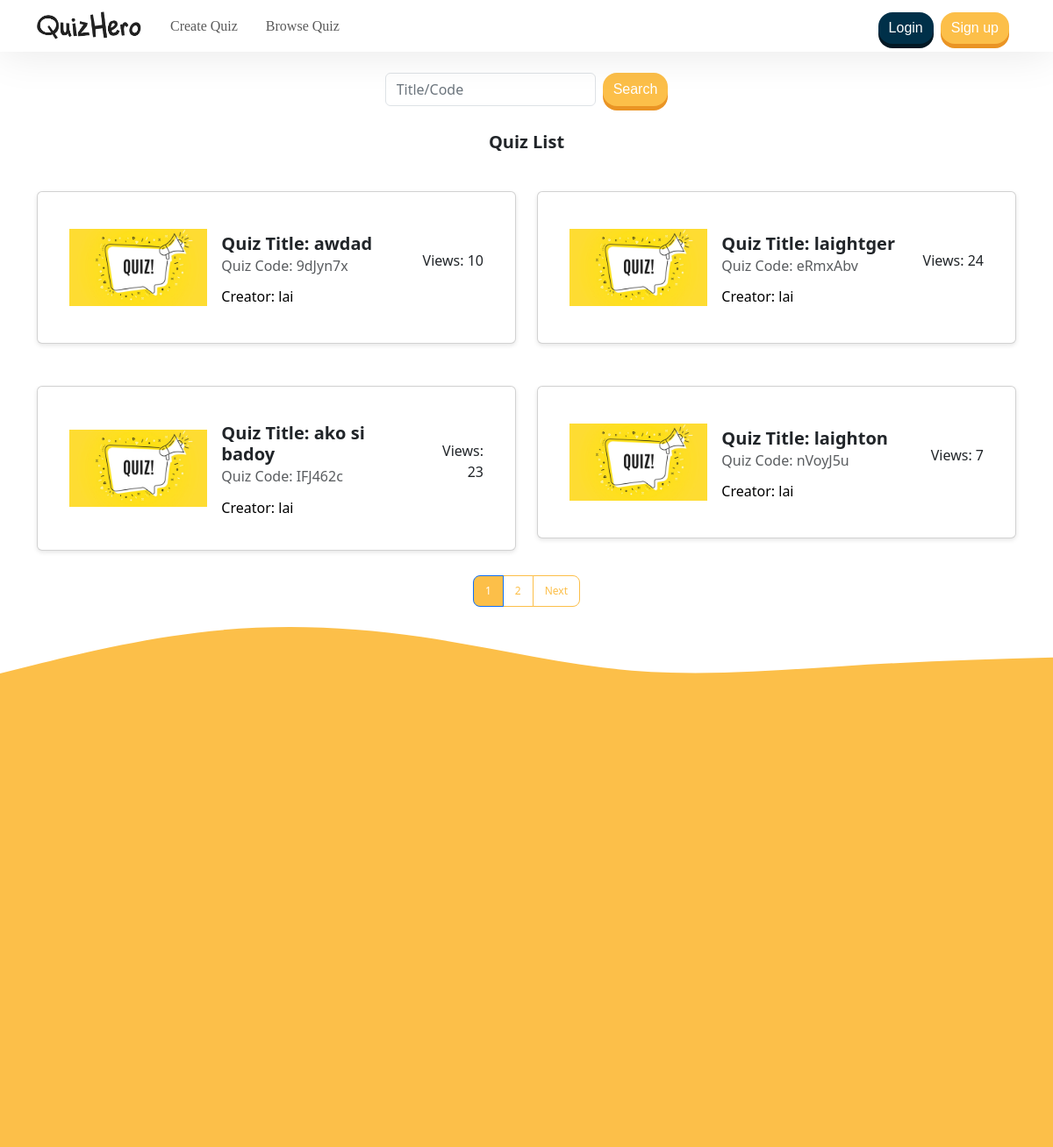
Before: /List.php with the older database file.
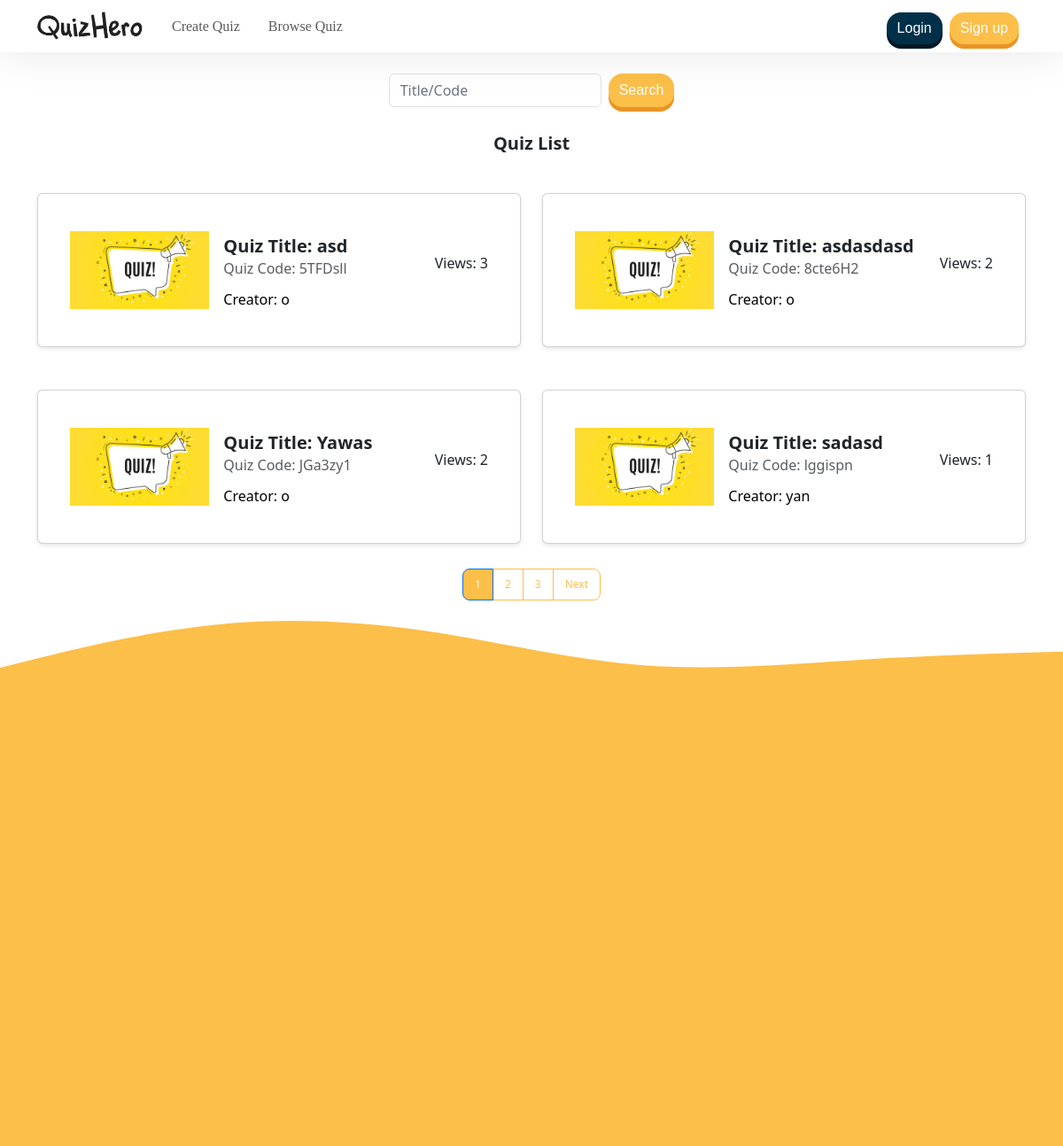
After: the same page with the newer database file.
### tables this page shows
CREATE TABLE `quizlisttable` (
  `code` varchar(7) NOT NULL,
  `title` varchar(255) NOT NULL,
  `thumbnail` varchar(255) NOT NULL,
  `accessibility` varchar(8) NOT NULL,
  `creator` varchar(255) NOT NULL,
  `views` int(11) DEFAULT 0,
  `max_attempts` int(8) NOT NULL
);

### List.php (the view, shortened to what this page needs)
<!DOCTYPE html>
<html lang="en">
<head>
    <link href="https://cdn.jsdelivr.net/npm/bootstrap@5.3.3/dist/css/bootstrap.min.css" rel="stylesheet">
</head>
<body>
    <?php
    $servername = 'localhost';
    $dbUsername = 'root';
    $dbPassword = '';
    $database_name = 'web';
    $conn = new mysqli($servername, $dbUsername, $dbPassword, $database_name);
    ?>
    <?php require('assets/php/head.inc.php'); ?>
    <?php include('assets/php/navbar.inc.php'); ?>
    <br>
    <form class="d-flex justify-content-center" role="search" method="post">
        <input class="form-control me-2" style="width: 15rem;" type="search" name="search" placeholder="Title/Code" aria-label="Search">
        <button class="btn btn-primary border-dark" type="submit">Search</button>
    </form>
    <?php
    $itemsPerPage = 4;
    $sql = "SELECT COUNT(*) as count FROM quizlisttable WHERE accessibility <> 'PRIVATE'";
    $result = $conn->query($sql);
    $row = $result->fetch_assoc();
    $totalItems = $row['count'];
    $totalPages = ceil($totalItems / $itemsPerPage);
    if (isset($_GET['page']) && is_numeric($_GET['page'])) {
        $currentPage = (int) $_GET['page'];
    } else {
        $currentPage = 1;
    }
    $offset = ($currentPage - 1) * $itemsPerPage;
    $sql = "SELECT * FROM quizlisttable WHERE accessibility != 'PRIVATE' LIMIT $itemsPerPage OFFSET $offset";
    $result = $conn->query($sql);
    if ($result->num_rows > 0) {
        echo '<br>';
        echo '<div class="d-flex justify-content-center"><h5 class="card-title text-dark">Quiz List</h5></div>';
        echo '<div class="container mt-4 text-center">';
        echo '<div class="row justify-content-center">';
        while ($row = $result->fetch_assoc()) {
            $thumbnailPath = 'assets/img/uploads/' . htmlspecialchars($row["thumbnail"]);
            if ($row["thumbnail"] === 'default_img.jpg' || !file_exists($thumbnailPath)) {
                $thumbnailPath = 'assets/img/uploads/default_img.jpg';
            }
            echo '<div class="col-lg-6 col-md-6 mb-2">';
            echo '<div class="card quiz-card" data-quiz-code="' . htmlspecialchars($row["code"]) . '">'
                . '<div class="card-body d-flex align-items-center">'
                . '<div class="col-6 col-md-5 col-lg-4  img-container me-3">'
                . '<img src="' . $thumbnailPath . '" alt="Quiz Thumbnail" class="img-fluid">'
                . '</div>'
                . '<div class="flex-grow-1 d-flex flex-column">'
                . '<h5 class="card-title">Quiz Title: ' . htmlspecialchars($row["title"]) . '</h5>'
                . '<h6 class="card-subtitle mb-2 text-muted">Quiz Code: ' . htmlspecialchars($row["code"]) . '</h6>'
                . '<p class="card-text">Creator: ' . htmlspecialchars($row["creator"]) . '</p>'
                . '</div>'
                . '<div class="ms-auto text-md-end">'
                . '<p class="views-text">Views: ' . htmlspecialchars($row["views"]) . '</p>'
                . '</div>'
                . '</div>'
                . '</div>';
            echo '</div>';
        }
        echo '</div>';
        echo '</div>';
    }
    echo '<nav aria-label="page nav">';
    echo '<ul class="pagination pagination-lg">';
    for ($i = 1; $i <= $totalPages; $i++) {
        if ($i == $currentPage) {
            echo '<li class="page-item active" aria-current="page">';
            echo '<span class="page-link">' . $i . '</span>';
            echo '</li>';
        } else {
            echo '<li class="page-item"><a class="page-link" href="?page=' . $i . '">' . $i . '</a></li>';
        }
    }
    if ($currentPage < $totalPages) {
        echo '<li class="page-item"><a class="page-link" href="?page=' . ($currentPage + 1) . '">Next</a></li>';
    }
    echo '</ul>';
    echo '</nav>';
    ?>
    <div class="footer-content">
        <div>
            <img src="assets/img/icons/curve1.svg" alt="" style="display: block; width: 100%;">
        </div>
        <div style="background-color: #fcbf49; width: 200%; height: 500px;">
        </div>
    </div>
</body>
</html>

Changed rows visible on the page:
removed quizlisttable: thumbnail (placeholder picture), title "awdad", code "9dJyn7x", creator "lai", views "10"
removed quizlisttable: thumbnail (placeholder picture), title "laightger", code "eRmxAbv", creator "lai", views "24"
removed quizlisttable: thumbnail (placeholder picture), title "ako si badoy", code "IFJ462c", creator "lai", views "23"
removed quizlisttable: thumbnail (placeholder picture), title "laighton", code "nVoyJ5u", creator "lai", views "7"
added quizlisttable: thumbnail (placeholder picture), title "asd", code "5TFDsll", creator "o", views "3"
added quizlisttable: title "asdasdasd", code "8cte6H2", creator "o", views "2"
added quizlisttable: thumbnail (placeholder picture), title "Yawas", code "JGa3zy1", creator "o", views "2"
added quizlisttable: thumbnail (placeholder picture), title "sadasd", code "lggispn", creator "yan", views "1"
Other visible differences:
new list line: "3"
